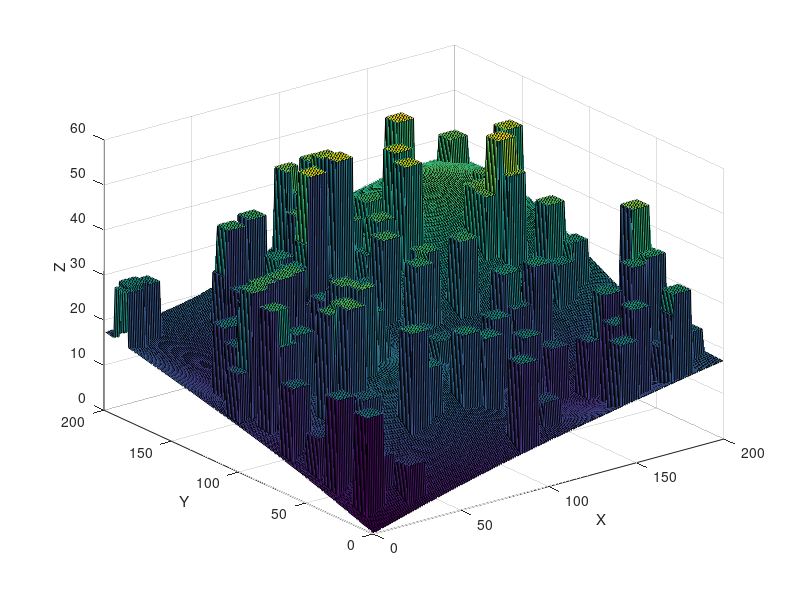

The MATLAB source for this figure:
% Parameters for Suburban Environment with Gradual Altitude Variations
terrainSize = 200; % Size of the terrain (e.g., 100x100)
numBuildings = 120; % Fewer buildings for suburban areas
minBuildingSize = 10; % Minimum size of a suburban house
maxBuildingSize = 10; % Maximum size of a suburban house
maxBuildingHeight = 20; % Maximum height for suburban buildings (shorter than city buildings)
altitudeScale = 10; % Increased scale for more spread-out altitude variations

% Generate smooth gradual altitude variations (2-3 significant hills)
[X, Y] = meshgrid(1:terrainSize, 1:terrainSize);

% Use a combination of sinusoidal functions with larger wavelengths for smooth, gradual hills
baseTerrain = altitudeScale * ( ...
    sin(0.005 * X) + sin(0.005 * Y) + ... % Large smooth hills
    0.5 * sin(0.03 * X) .* sin(0.03 * Y) ... % Additional undulations
);

% Normalize the terrain to a smooth gradual range
baseTerrain = (baseTerrain - min(baseTerrain(:))); % Shift the terrain so the minimum value is 0
baseTerrain = baseTerrain / max(baseTerrain(:)); % Normalize to a range of 0 to 1
baseTerrain = baseTerrain * maxBuildingHeight * 2; % Scale for significant gradual altitude variation

% Randomly place suburban houses on the terrain
for i = 1:numBuildings
    % Random building size
    buildingWidth = randi([minBuildingSize, maxBuildingSize]);
    buildingDepth = randi([minBuildingSize, maxBuildingSize]);
    buildingHeight = randi([5, maxBuildingHeight]); % Lower height range for houses
    
    % Random position (ensure the building fits within the terrain)
    startX = randi([1, terrainSize - buildingWidth + 1]);
    startY = randi([1, terrainSize - buildingDepth + 1]);
    
    % Calculate the average height of the terrain where the building will be placed
    avgHeight = mean(mean(baseTerrain(startY:startY+buildingDepth-1, startX:startX+buildingWidth-1)));
    
    % Place the building on the terrain by adding height
    baseTerrain(startY:startY+buildingDepth-1, startX:startX+buildingWidth-1) = avgHeight + buildingHeight;
end

% Create the struct
terrainStruct = struct();
terrainStruct.start = [1; 1; 1];
terrainStruct.end = [200; 200; 40];
terrainStruct.n = 7;
terrainStruct.xmin = 1;
terrainStruct.xmax = terrainSize;
terrainStruct.ymin = 1;
terrainStruct.ymax = 200;
terrainStruct.zmin = 0; % Ensure the minimum z-value is set to ground level
terrainStruct.zmax = 50; % Adjust zmax based on the generated terrain
terrainStruct.X = X(1,:);
terrainStruct.Y = Y(:,1);
terrainStruct.H = baseTerrain;
terrainStruct.safeH = 5; % Adjusted safe height for suburban environment
terrainStruct.theta = 30; % Adjust as needed

save('terrainStruct.mat', 'terrainStruct');

% Plot the terrain with suburban houses
figure;
surf(X, Y, baseTerrain);
xlabel('X');
ylabel('Y');
zlabel('Z');
%title('Suburban Terrain with Gradual Altitude Variations');
%colorbar;
%shading interp; % Optional: for smoother shading

% Display the struct
disp(terrainStruct);
